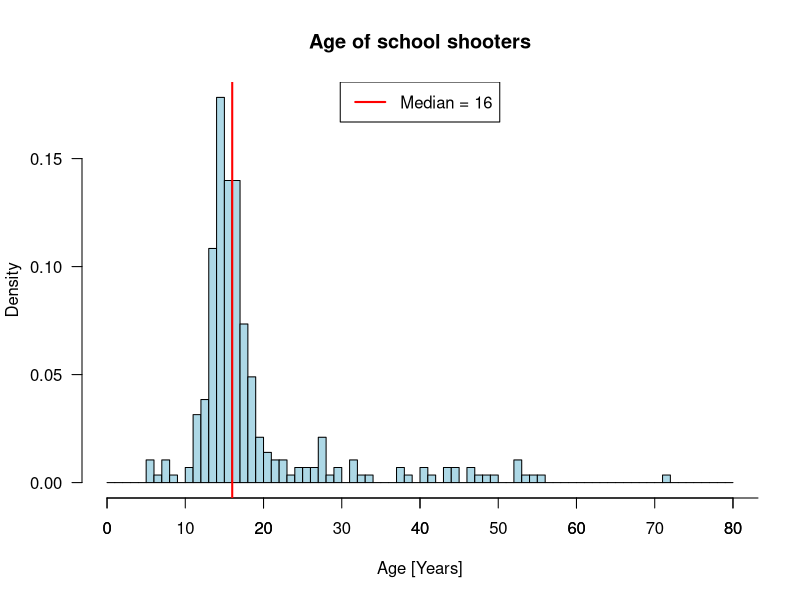
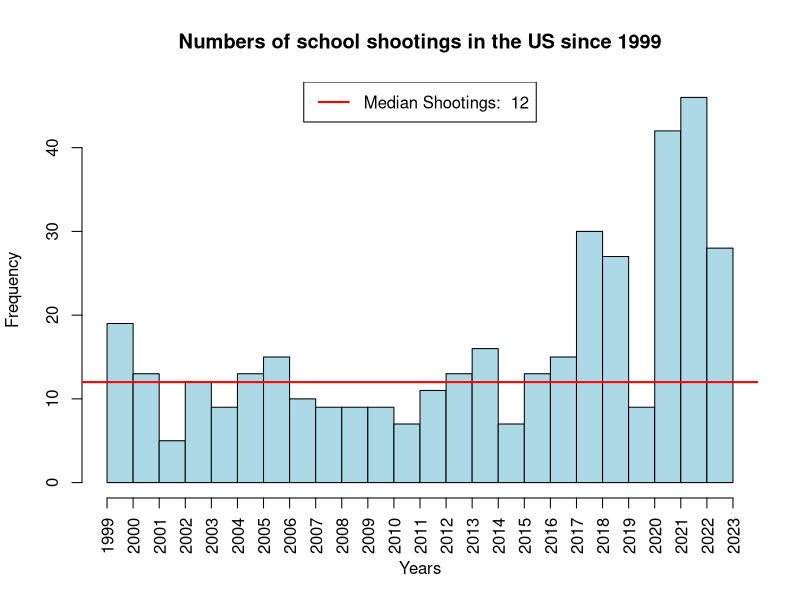
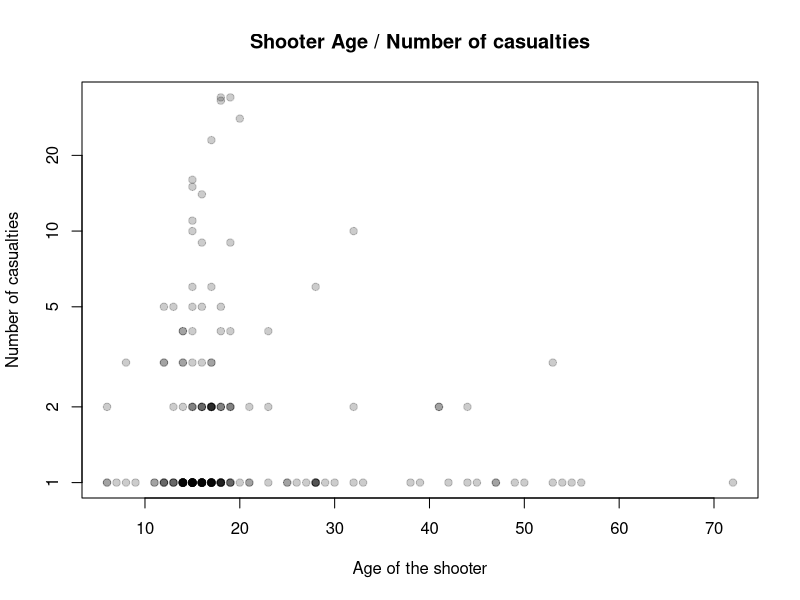
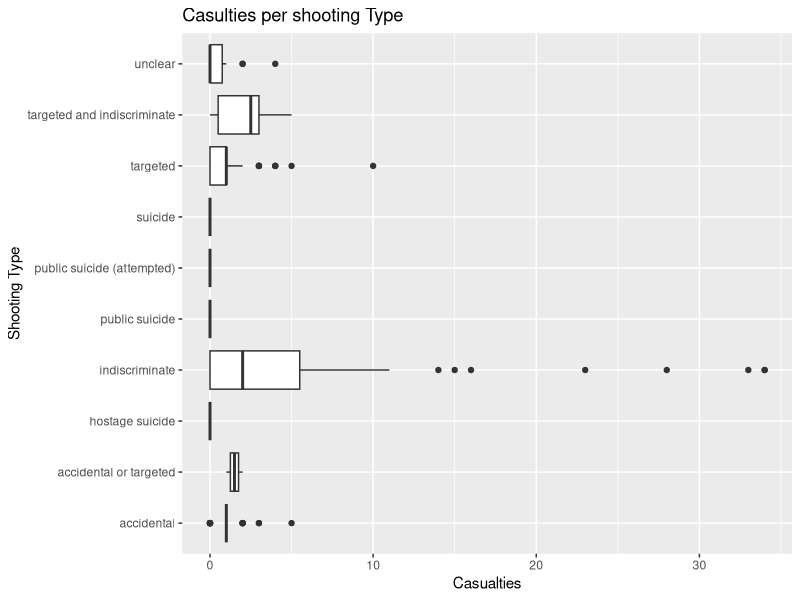

These charts were generated, in order, by the following R code:
#setwd("C:\\Users\\jonas\\OneDrive\\Dokumente\\GitHub\\EXPD-Semesterarbeit\\EXPD Semesterarbeit")
setwd("C:\\Users\\glm87\\Documents\\GITHUB\\EXPD-Semesterarbeit\\EXPD Semesterarbeit")
library(readr)
install.packages("ggplot2")
library("ggplot2")
dat <- read_csv("school-shootings-data.csv")
View(dat)

# Age of Shooter
vec_shooter_age <- c(dat$age_shooter1,dat$age_shooter2) 
vec_shooter_age <- na.exclude(vec_shooter_age)
View(vec_shooter_age)

hist(vec_shooter_age, col = "lightblue", xlab = "Age [Years]",
     main = "Age of school shooters", ylab = "Density",
     breaks = c(seq(0, 80, by = 1)),
     las = 1, freq = FALSE)
axis(side=1, at=seq(0, 100, by=10))
median_age_shooter <- median(vec_shooter_age,na.rm = TRUE)
abline(v = median_age_shooter, col = "red", lty = 1, lwd = 2)
legend("top", legend = paste("Median =", median_age_shooter), col = "red", lty = 1, lwd = 2)

# Number schoolshootings
hist(dat$year,
     breaks = c(seq(1999, 2023)),
     main = "Numbers of school shootings in the US since 1999",
     xaxt = "n",
     xlab = "Years",
     col = "lightblue")
axis(side = 1, at = seq(1999, 2023, by = 1), las = 2)

meanshootings <- length(dat$year)/length(unique(dat$year))

# Median
mediantable <- table(dat$year)
medianshootings <- median(c(mediantable))

# Add Median and Legend to plot
abline(h = medianshootings, col = "red", lty = 1, lwd = 2)
legend("top", legend = paste("Median Shootings: ", round(medianshootings, 2)), col = "red", lty = 1, lwd = 2)


# W8

# Diagramm 1

plot(x = dat$age_shooter1,
     y = dat$casualties,
     lpars = list(col = "blue", lwd = 2),
     sp = 1,
     col = adjustcolor("black", alpha = 0.2),
     pch = 19,
     main = "Shooter Age / Number of casualties",
     ylab = "Number of casualties",
     xlab = "Age of the shooter",
     log = "y",
     )
# DIAGRAMM 2

diag_shooting_type <- ggplot(dat, aes(x = casualties, y = shooting_type)) +
  geom_boxplot()
diag_shooting_type + labs(x = "Casualties" , y = "Shooting Type" , title ="Casulties per shooting Type"  )
